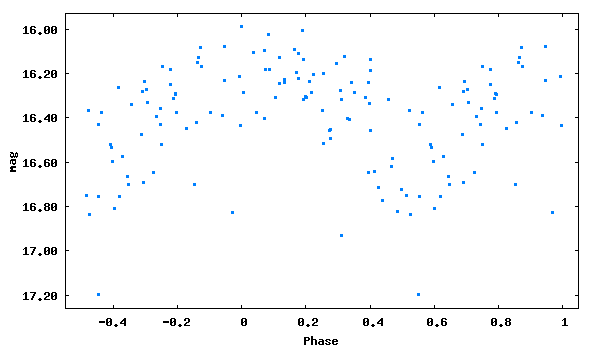

Here is the gnuplot script that generated this plot:
set term png size 600,350 medium
set colors classic
set output 'phase_lc_14.png'
set xlabel 'Phase'
set ylabel 'mag'
#set title 'JDmax = 2450365.43900 + 0.1586517 x E'
set format y '%5.2f'
plot [-0.55:1.05][17.26:15.93] "phase_lc_14.dat" linecolor 3 pointtype 5 pointsize 0.3 title ""
